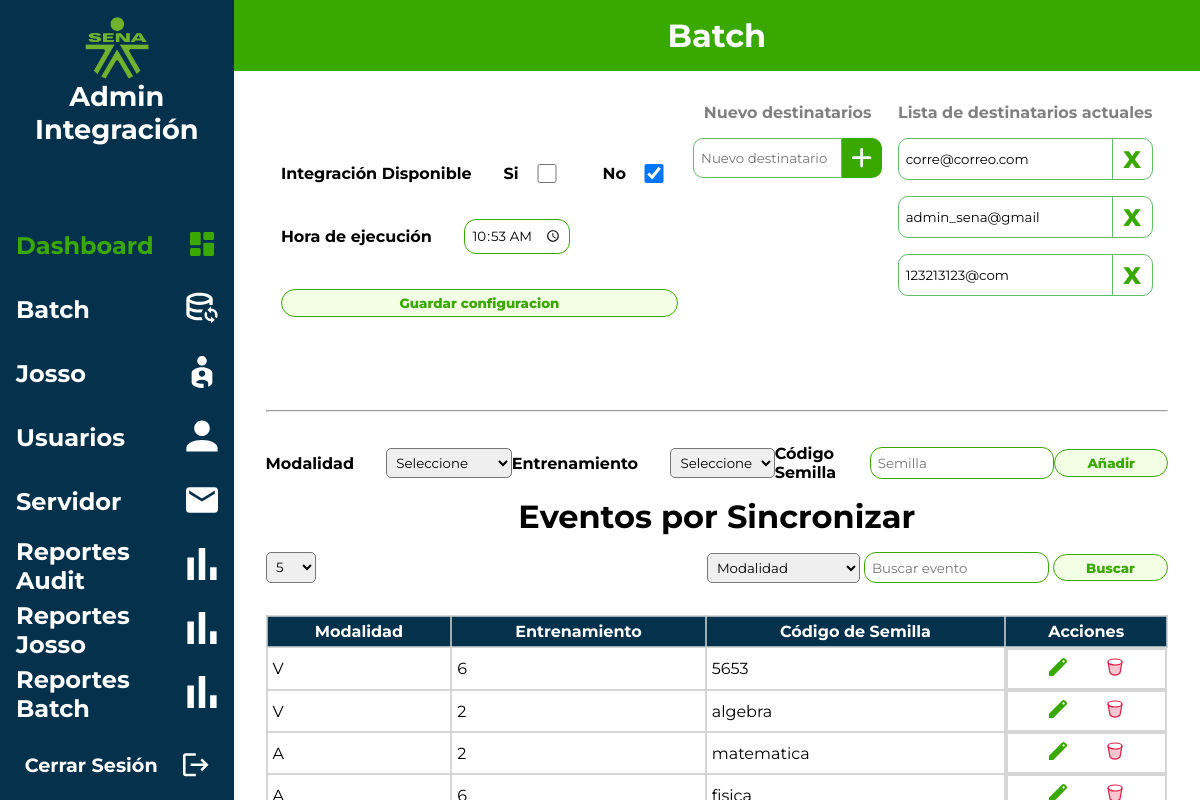
Before: /views/inicio.php (signed in) with the older database file.
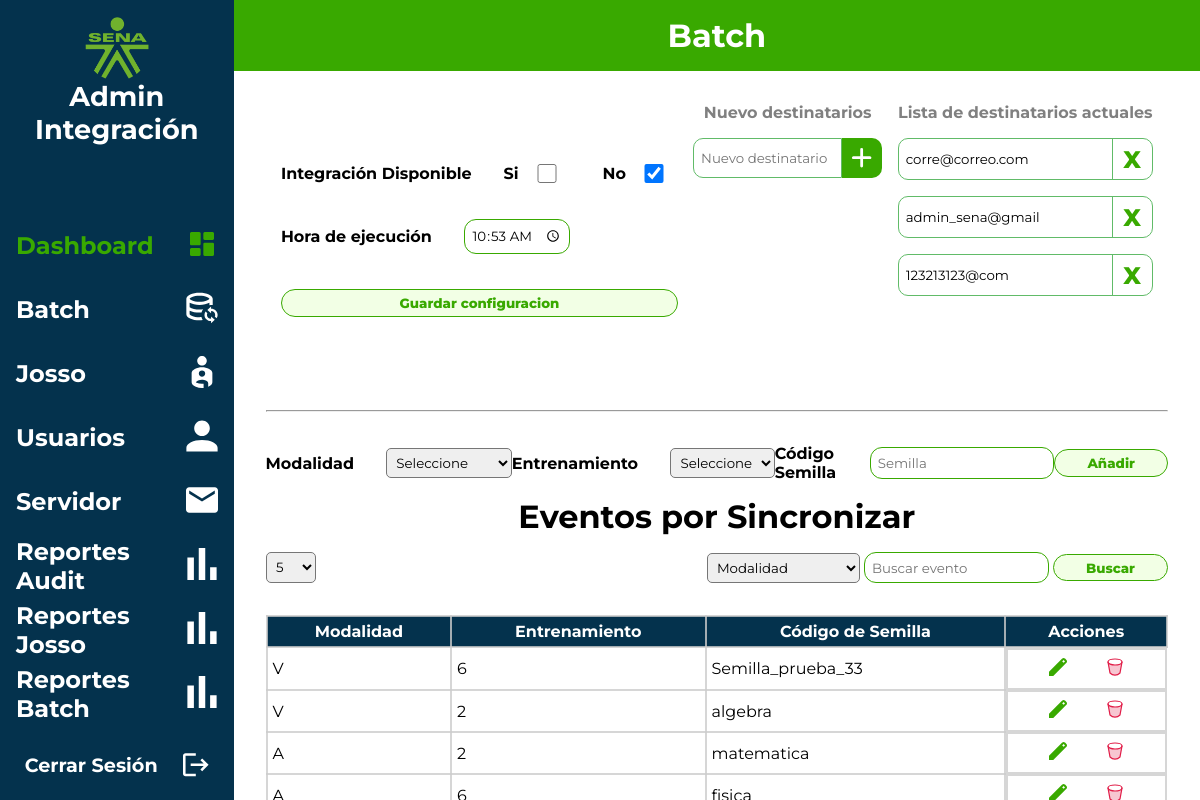
After: the same page with the newer database file.
### tables this page shows
CREATE TABLE IF NOT EXISTS `events_without_sync` (
  `id` int NOT NULL AUTO_INCREMENT,
  `modality` enum('V','A','P') NOT NULL,
  `training` enum('2','6') NOT NULL,
  `seed_code` varchar(50) NOT NULL,
  `date_created` timestamp NOT NULL DEFAULT CURRENT_TIMESTAMP,
  `status_event` tinyint NOT NULL DEFAULT '1',
  `events` text NOT NULL,
  `user_id` bigint NOT NULL,
  PRIMARY KEY (`id`),
  KEY `user_id` (`user_id`)
);

### app/controllers/batch/show_events.php (called while the page is built, shortened)
<?php
$records_per_page = 5;
$current_page = isset($_GET['page']) && is_numeric($_GET['page']) ? $_GET['page'] : 1;
$offset = ($current_page - 1) * $records_per_page;
$sql_select_events = "SELECT modality, training, seed_code
                      FROM events_without_sync
                      WHERE status_event = 1
                      ORDER BY date_created DESC
                      LIMIT :offset, :records_per_page";
$stmt_select_events = $pdo->prepare($sql_select_events);
$stmt_select_events->bindParam(':offset', $offset, PDO::PARAM_INT);
$stmt_select_events->bindParam(':records_per_page', $records_per_page, PDO::PARAM_INT);
$stmt_select_events->execute();
$events = $stmt_select_events->fetchAll(PDO::FETCH_ASSOC);
?>

### views/batch/batch.php (the view, shortened to what the changed rows need)
<?php
require_once '../app/controllers/batch/show_batch.php';
require_once '../app/controllers/batch/show_events.php';
?>
<div class="container-batch">
    <div class="container-events">
        <div class="events-sync">
            <h1>Eventos por Sincronizar</h1>
            <div class="list-events">
                <table class="customTable">
                    <thead>
                        <tr>
                            <th>Modalidad</th>
                            <th>Entrenamiento</th>
                            <th>Código de Semilla</th>
                            <th>Acciones</th>
                        </tr>
                    </thead>
                    <tbody>
                        <?php foreach ($events as $event) : ?>
                            <tr>
                                <td><?php echo $event['modality']; ?></td>
                                <td><?php echo $event['training']; ?></td>
                                <td><?php echo $event['seed_code']; ?></td>
                                <td class="edit-icon">
                                    <a onclick="handleEditEvent(event, '<?php echo $event['seed_code']; ?>', '<?php echo $event['modality']; ?>', '<?php echo $event['training']; ?>')" href="#">
                                        <svg xmlns="http://www.w3.org/2000/svg" width="24" height="24" viewBox="0 0 24 24">
                                            <path fill="#39a900" d="M3 21v-4.25L16.2 3.575q.3-.275.663-.425t.762-.15q.4 0 .775.15t.65.45L20.425 5q.3.275.438.65T21 6.4q0 .4-.137.763t-.438.662L7.25 21zM17.6 7.8L19 6.4L17.6 5l-1.4 1.4z" />
                                        </svg>
                                    </a>
                                    <a onclick="handleDeleteEvent('<?php echo $event['seed_code']; ?>')">
                                    </a>
                                </td>
                            </tr>
                        <?php endforeach; ?>
                    </tbody>
                </table>
            </div>
        </div>
    </div>
</div>
</div>

Changed rows visible on the page:
changed events_without_sync: seed_code "5653" → "Semilla_prueba_33"
